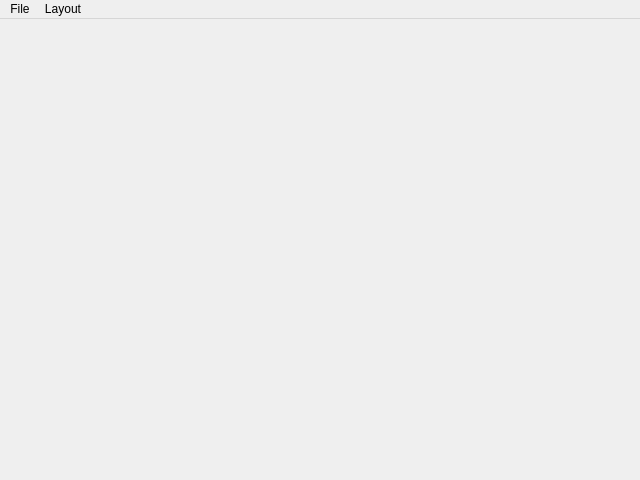
<?xml version="1.0" encoding="UTF-8"?>
<ui version="4.0">
 <class>MainWindow</class>
 <widget class="QMainWindow" name="MainWindow">
  <property name="geometry">
   <rect>
    <x>0</x>
    <y>0</y>
    <width>640</width>
    <height>480</height>
   </rect>
  </property>
  <property name="sizePolicy">
   <sizepolicy hsizetype="Preferred" vsizetype="MinimumExpanding">
    <horstretch>0</horstretch>
    <verstretch>0</verstretch>
   </sizepolicy>
  </property>
  <property name="windowTitle">
   <string notr="true">zxtune-qt</string>
  </property>
  <property name="windowIcon">
   <iconset>
    <normalon>:/zxtune.png</normalon>
   </iconset>
  </property>
  <widget class="QWidget" name="centralwidget">
   <layout class="QGridLayout" name="gridLayout">
    <property name="margin">
     <number>1</number>
    </property>
    <property name="spacing">
     <number>1</number>
    </property>
   </layout>
  </widget>
  <widget class="QMenuBar" name="menubar">
   <property name="geometry">
    <rect>
     <x>0</x>
     <y>0</y>
     <width>320</width>
     <height>24</height>
    </rect>
   </property>
   <property name="mouseTracking">
    <bool>true</bool>
   </property>
   <property name="contextMenuPolicy">
    <enum>Qt::PreventContextMenu</enum>
   </property>
   <property name="acceptDrops">
    <bool>false</bool>
   </property>
   <widget class="QMenu" name="menuLayout">
    <property name="title">
     <string>Layout</string>
    </property>
   </widget>
   <widget class="QMenu" name="menuFile">
    <property name="title">
     <string>File</string>
    </property>
    <addaction name="actionAddFiles"/>
    <addaction name="actionAddFolder"/>
    <addaction name="separator"/>
    <addaction name="actionPreferences"/>
    <addaction name="separator"/>
    <addaction name="actionQuit"/>
   </widget>
   <widget class="QMenu" name="menuHelp">
    <property name="title">
     <string>Help</string>
    </property>
    <addaction name="actionComponents"/>
    <addaction name="actionAbout"/>
    <addaction name="actionAboutQt"/>
    <addaction name="separator"/>
    <addaction name="actionOnlineHelp"/>
    <addaction name="actionWebSite"/>
    <addaction name="actionOnlineFAQ"/>
    <addaction name="actionReportBug"/>
   </widget>
   <addaction name="menuFile"/>
   <addaction name="menuLayout"/>
  </widget>
  <action name="actionAddFiles">
   <property name="icon">
    <iconset>
     <normalon>:/playlist/addfiles.png</normalon>
    </iconset>
   </property>
   <property name="text">
    <string>Add files</string>
   </property>
   <property name="shortcut">
    <enum>QKeySequence::Open</enum>
   </property>
  </action>
  <action name="actionAddFolder">
   <property name="icon">
    <iconset>
     <normalon>:/playlist/addfolder.png</normalon>
    </iconset>
   </property>
   <property name="text">
    <string>Add folder</string>
   </property>
   <property name="shortcut">
    <string notr="true">Ctrl+Alt+O</string>
   </property>
  </action>
  <action name="actionPreferences">
   <property name="icon">
    <iconset>
     <normalon>:/application/preferences.png</normalon>
    </iconset>
   </property>
   <property name="text">
    <string>Preferences</string>
   </property>
   <property name="shortcut">
    <enum>QKeySequence::Preferences</enum>
   </property>
   <property name="menuRole">
    <enum>QAction::NoRole</enum>
   </property>
  </action>
  <action name="actionQuit">
   <property name="icon">
    <iconset>
     <normalon>:/application/exit.png</normalon>
    </iconset>
   </property>
   <property name="text">
    <string>Quit</string>
   </property>
   <property name="menuRole">
    <enum>QAction::NoRole</enum>
   </property>
  </action>
  <action name="actionOnlineHelp">
   <property name="icon">
    <iconset>
     <normalon>:/application/help.png</normalon>
    </iconset>
   </property>
   <property name="text">
    <string>Online help</string>
   </property>
   <property name="shortcut">
    <enum>QKeySequence::HelpContents</enum>
   </property>
  </action>
  <action name="actionWebSite">
   <property name="icon">
    <iconset>
     <normalon>:/application/website.png</normalon>
    </iconset>
   </property>
   <property name="text">
    <string>Visit web site</string>
   </property>
  </action>
  <action name="actionOnlineFAQ">
   <property name="icon">
    <iconset>
     <normalon>:/application/webfaq.png</normalon>
    </iconset>
   </property>
   <property name="text">
    <string>Online FAQ</string>
   </property>
  </action>
  <action name="actionReportBug">
   <property name="icon">
    <iconset>
     <normalon>:/application/reportbug.png</normalon>
    </iconset>
   </property>
   <property name="text">
    <string>Report bug online</string>
   </property>
  </action>
  <action name="actionComponents">
   <property name="icon">
    <iconset>
     <normalon>:/application/components.png</normalon>
    </iconset>
   </property>
   <property name="text">
    <string>Components</string>
   </property>
  </action>
  <action name="actionAbout">
   <property name="icon">
    <iconset>
     <normalon>:/application/about.png</normalon>
    </iconset>
   </property>
   <property name="text">
    <string>About</string>
   </property>
   <property name="menuRole">
    <enum>QAction::NoRole</enum>
   </property>
  </action>
  <action name="actionAboutQt">
   <property name="icon">
    <iconset>
     <normalon>:/application/aboutqt.png</normalon>
    </iconset>
   </property>
   <property name="text">
    <string>About QT</string>
   </property>
   <property name="menuRole">
    <enum>QAction::NoRole</enum>
   </property>
  </action>
 </widget>
 <resources>
  <include location="../res/icons.qrc"/>
 </resources>
 <connections>
  <connection>
   <sender>actionQuit</sender>
   <signal>triggered()</signal>
   <receiver>MainWindow</receiver>
   <slot>close()</slot>
  </connection>
 </connections>
</ui>
